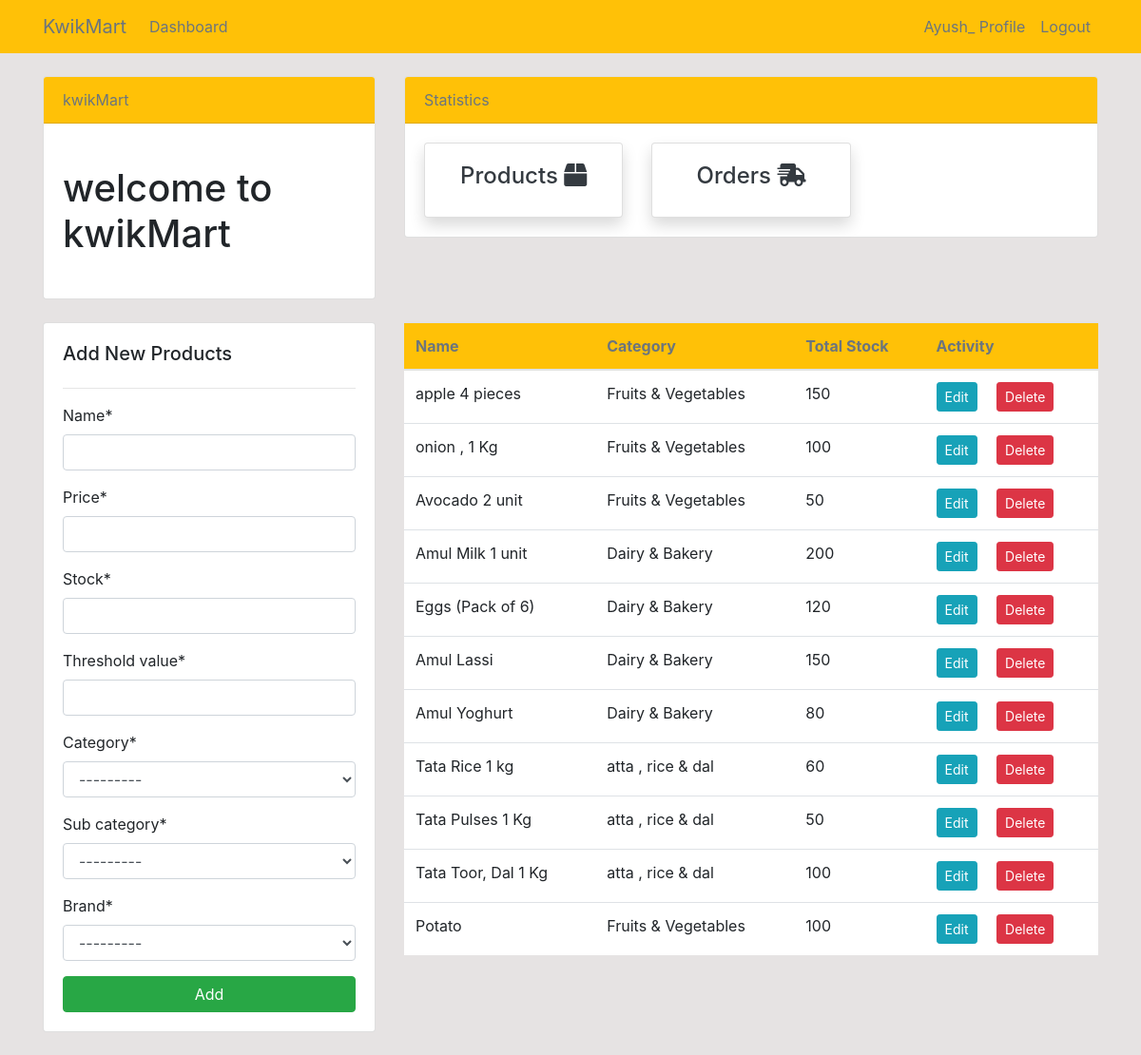
/products_list/ (signed in), run on the app's committed database.
### app/models.py (models this page shows, shortened)
class Category(models.Model):
    name = models.CharField(max_length=150)
    def  __str__(self):
        return self.name

class Sub_Category(models.Model):
    name = models.CharField(max_length=150)
    category = models.ForeignKey(Category,on_delete=models.CASCADE)
    def __str__(self):
        return self.name

class Product(models.Model):
    category = models.ForeignKey(Category,on_delete=models.CASCADE,null=True)
    sub_category = models.ForeignKey(Sub_Category, on_delete=models.CASCADE, null=True)
    brand = models.ForeignKey(Brand,on_delete=models.CASCADE,null=True)
    image = models.ImageField(upload_to='ecomerce/pimg')
    name = models.CharField(max_length=100)
    price = models.IntegerField()
    date = models.DateField(auto_now_add= True)
    stock= models.IntegerField()
    threshold_value = models.IntegerField()

### grocery_store/views.py (the view)
# urls.py: path('products_list/',views.products_list,name='products_list'),
@login_required(login_url="/accounts/login/")
def products_list(request):
    product = Product.objects.all()
    if request.method == 'POST':
        form = ProductForm(request.POST)
        if form.is_valid():
            form.save()
            product_name = form.cleaned_data.get('name')
            messages.success(request, f'{product_name} has been added')
            return redirect('products_list')
    else:
        form = ProductForm()
    context = {
        'product': product,
        'form': form,
    }
    return render(request, 'products_list.html', context)

### grocery_store/forms.py
class ProductForm(forms.ModelForm):
    class Meta:
        model = Product
        fields = ['name', 'price', 'stock' ,'threshold_value', 'category' , 'sub_category' ,'brand' ]

### app/models.py (called while the page is built)
    def __str__(self):
        return self.name

### templates/products_list.html (shortened to what this page needs)
{% extends 'seller/base.html' %}
{% load crispy_forms_tags %}
{% block content %}
{% include 'seller/topside.html' %}
<div class="row my-4">
    <div class="col-md-4">
        <div class="card card-body">
            <h5>Add New Products</h5>
            <hr>
            <form method="POST">
                {{ form|crispy }}
                <input href="admin/app/product/add/" class="btn btn-success btn-block" type="submit" value="Add">
            </form>
        </div>
    </div>
    <div class="col-md-8">
        <table class="table bg-white">
            <thead class="bg-warning text-secondary">
                <tr>
                    <th scope="col">Name</th>
                    <th scope="col">Category</th>
                    <th scope="col">Total Stock</th>
                    <th scope="col">Activity</th>
                </tr>
            </thead>
            <tbody>
                {% for i in product %}
                <tr>
                    <td>{{ i.name }}</td>
                    <td>{{ i.category }}</td>
                    <td>{{ i.stock }}</td>
                    <td>
                        <a class="btn btn-info btn-sm mr-2"
                            href="{% url 'products_edit' i.id %}">Edit</a>
                        <a class="btn btn-danger btn-sm ml-2"
                            href="{% url 'products_delete' i.id %}">Delete</a>
                    </td>
                </tr>
                {% endfor %}
            </tbody>
        </table>
    </div>
</div>
{% endblock %}

### templates/seller/nav.html (shortened to what this page needs)
<nav class="navbar navbar-expand-lg navbar-info bg-warning">
    <div class="container">
        {% if user.is_authenticated %}
        <a class="navbar-brand text-secondary " href="{% url 'seller_page' %}"> KwikMart </a>
        <div class="collapse navbar-collapse" id="navbarSupportedContent">
            <ul class="navbar-nav mr-auto">
                <li class="nav-item active">
                    <a class="nav-link text-secondary" href="{% url 'seller_page' %}"> Dashboard </a>
                </li>
            </ul>
            <ul class="navbar-nav ml-auto">
                <li class="nav-item active">
                    <a class="nav-link text-secondary" href="{% url 'index' %}">{{ user.username }} Profile
                        <span class="sr-only">(current)</span></a>
                </li>
                <li class="nav-item">
                    <a class="nav-link text-secondary" href="{% url 'index' %}">Logout</a>
                </li>
            </ul>
            {% endif %}
        </div>
    </div>
</nav>

### static/css/style.css (style rules this page uses)
body { background: rgb(230, 227, 227); }

### data on the page
Sub_Category: category "---------"
Product: name "apple 4 pieces", category "Fruits & Vegetables", stock "150"
Product: name "onion , 1 Kg", category "Fruits & Vegetables", stock "100"
Product: name "Avocado 2 unit", category "Fruits & Vegetables", stock "50"
Product: name "Amul Milk 1 unit", category "Dairy & Bakery", stock "200"
Product: name "Eggs (Pack of 6)", category "Dairy & Bakery", stock "120"
Product: name "Amul Lassi", category "Dairy & Bakery", stock "150"
Product: name "Amul Yoghurt", category "Dairy & Bakery", stock "80"
Product: name "Tata Rice 1 kg", category "atta , rice & dal", stock "60"
Product: name "Tata Pulses 1 Kg", category "atta , rice & dal", stock "50"
Product: name "Tata Toor, Dal 1 Kg", category "atta , rice & dal", stock "100"
Product: name "Potato", category "Fruits & Vegetables", stock "100"

### other printed values
{{ user.username }} "Ayush_"
